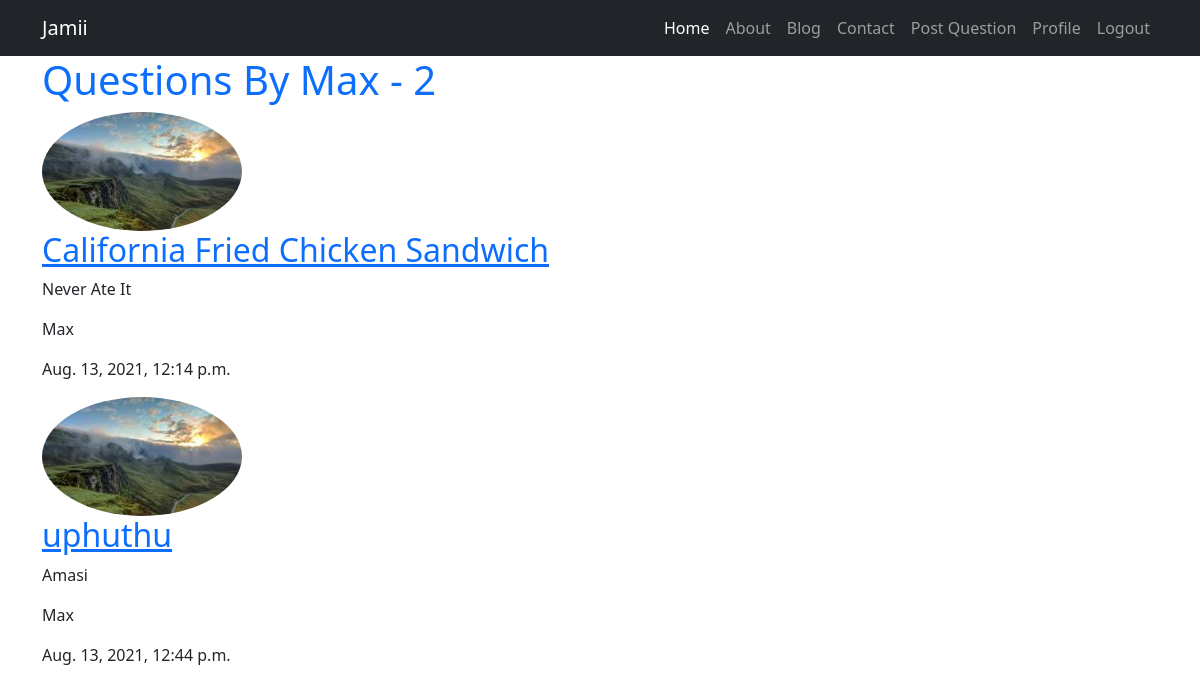
The page /blog/user/Max/ (signed in) on the database its author committed.
### blog/models.py (models this page shows, shortened)
class Post(models.Model):
    title = models.CharField(max_length=100)
    content = models.TextField()
    date_posted = models.DateTimeField(default=timezone.now)
    author = models.ForeignKey(User, on_delete=models.CASCADE)

### users/models.py (models this page shows, shortened)
class Profile(models.Model):
    user = models.OneToOneField(User, on_delete=models.CASCADE)
    image = models.ImageField(default='default.jpg', upload_to='profile_pics')

### blog/views.py (the view)
# urls.py: path('user/<str:username>/', UserPostListView.as_view(), name='user-posts')
class UserPostListView(ListView):
    model = Post
    template_name = 'blog/user_posts.html'
    context_object_name = 'posts'
    paginate_by = 2
    def get_queryset(self):
        user = get_object_or_404(User, username =self.kwargs.get('username'))
        return Post.objects.filter(author=user).order_by('date_posted')

### blog/templates/blog/user_posts.html (shortened to what this page needs)
{% extends 'blog/base.html' %}
{% block content %}
<h1 class="text-primary">Questions By {{ view.kwargs.username }} - {{ page_obj.paginator.count }}</h1>
   {% for post in posts %}
       <img class="rounded-circle" src="{{ post.author.profile.image.url }}"/>
        <h2><a href="{% url 'post-detail' post.id %}">{{ post.title }}</a></h2>
        <p>{{ post.content }}</p>
        <p>{{ post.author }}</p>
        <p>{{ post.date_posted }}</p>
    {% endfor %}
{% endblock content %}

### rows shown on the page
Post: author.profile.image (picture), title "California Fried Chicken Sandwich", content "Never Ate It", author "Max", date_posted "Aug. 13, 2021, 12:14 p.m."
Post: author.profile.image (picture), title "uphuthu", content "Amasi", author "Max", date_posted "Aug. 13, 2021, 12:44 p.m."

### other values the page prints
{{ view.kwargs.username }} "Max"
{{ page_obj.paginator.count }} "2"
